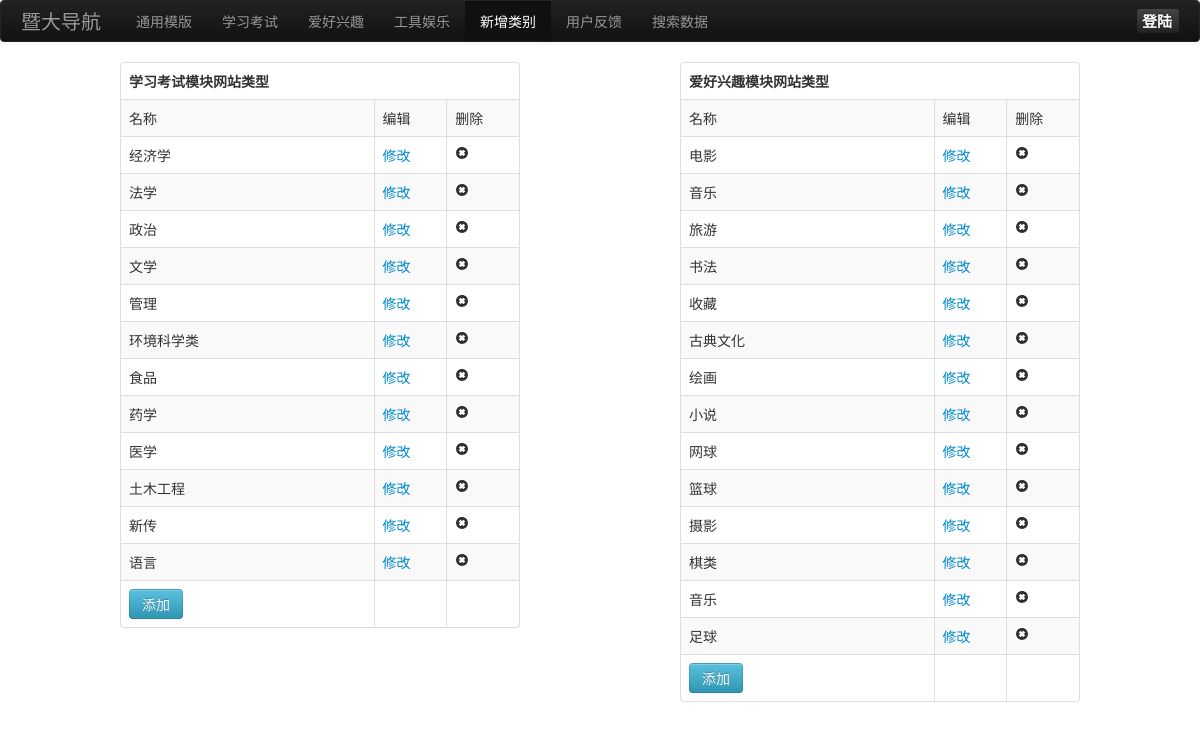
The app's page /admin/checktype.php (signed in) with its own data.
### tables this page shows
CREATE TABLE IF NOT EXISTS `checktype` (
  `id` int(11) NOT NULL AUTO_INCREMENT,
  `type` varchar(50) NOT NULL,
  `name` varchar(50) NOT NULL,
  PRIMARY KEY (`id`)
);

### admin/checktype.php (the view, shortened to what this page needs)
<!DOCTYPE html>
<html xmlns="http://www.w3.org/1999/xhtml">
<head>
    <link rel="stylesheet" type="text/css" href="css/bootstrap.min.css" />
    <link rel="stylesheet" type="text/css" href="css/index.css" />
    <link rel="stylesheet" type="text/css" href="css/common.css" />
</head>
<body>
	<div class="navbar navbar-inverse">
  <div class="navbar-inner">
    <a class="brand" href="">暨大导航</a>
    <ul class="nav">
      <li><a href="public.php">通用模版</a></li>
      <li><a href="major.php">学习考试</a></li>
      <li><a href="hobby.php">爱好兴趣</a></li>
      <li><a href="tool.php">工具娱乐</a></li>
      <li  class="active"><a href="checktype.php">新增类别</a></li>
      <li><a href="userfeedback.php">用户反馈</a></li>
      <li><a href="searchdata.php">搜索数据</a></li>
     </ul>
     <a class="label btn-inverse pull-right" id="loginbtn"  href="index.php">登陆</a>
  </div>
</div>
<?php
	$majorsql ="SELECT * FROM  `checktype` WHERE  `type` LIKE  'major'";
	$majorresult = mysql_query($majorsql);
?>
<div class="content">
<div id="overflow">
	 <table class="table table-hover table-bordered table-striped" style="width:400px;float:left">
  <thead>
    <tr>
      <th>学习考试模块网站类型</th>
    </tr>
  </thead>
  <tbody>
    <tr>
      <td>名称</td>
      <td>编辑</td>
      <td>删除</td>
    </tr>
  <?php
    while($row = mysql_fetch_array($majorresult)){
    echo "<tr><td>".$row['name']."</td><td><a class='edita' id='".$row['id']."' href='#edit'>修改</a></td><td><a class='del' href='javascript:;' id='".$row['id']."'><i class='icon-remove-sign'></i></a></td></tr>";
   }
  ?>
  <tr>
    <td>
<button class="btn btn-info" id="major" type="submit">
  添加
</button>
  </td>
  <td></td>
  <td></td>
</tr>
  </tbody>
</table>
<?php
$hobbysql ="SELECT * FROM  `checktype` WHERE  `type` LIKE  'hobby'";
$hobbyresult = mysql_query($hobbysql);
?>
 <table class="table table-hover table-bordered table-striped" style="width:400px;float:right;">
  <thead>
    <tr>
      <th>爱好兴趣模块网站类型</th>
    </tr>
  </thead>
  <tbody>
    <tr>
      <td>名称</td>
      <td>编辑</td>
      <td>删除</td>
    </tr>
  <?php
    while($row = mysql_fetch_array($hobbyresult)){
    echo "<tr><td>".$row['name']."</td><td><a class='edita' id='".$row['id']."' href='#edit'>修改</a></td><td><a class='del' href='javascript:;' id='".$row['id']."'><i class='icon-remove-sign'></i></a></td></tr>";
   }
  ?>
  <tr>
    <td>
<button class="btn btn-info" id="hobby" type="submit">
  添加
</button>
  </td>
  <td></td>
  <td></td>
</tr>
  </tbody>
</table>
</div>
</div>
</body>
</html>

### admin/css/index.css (style rules this page uses)
.content { width: 960px; margin: 0 auto; }
#overflow { overflow: hidden; }
td { max-width: 500px; overflow: hidden; }

### admin/css/common.css (style rules this page uses)
#loginbtn { margin-top: 8px; width: 32px; height: 14px; font-size: 15px; padding: 5px; }

### records on screen
checktype: name "经济学"
checktype: name "法学"
checktype: name "政治"
checktype: name "文学"
checktype: name "管理"
checktype: name "环境科学类"
checktype: name "食品"
checktype: name "药学"
checktype: name "医学"
checktype: name "土木工程"
checktype: name "新传"
checktype: name "语言"
checktype: name "电影"
checktype: name "音乐"
checktype: name "旅游"
checktype: name "书法"
checktype: name "收藏"
checktype: name "古典文化"
checktype: name "绘画"
checktype: name "小说"
checktype: name "网球"
checktype: name "篮球"
checktype: name "摄影"
checktype: name "棋类"
checktype: name "音乐"
checktype: name "足球"
